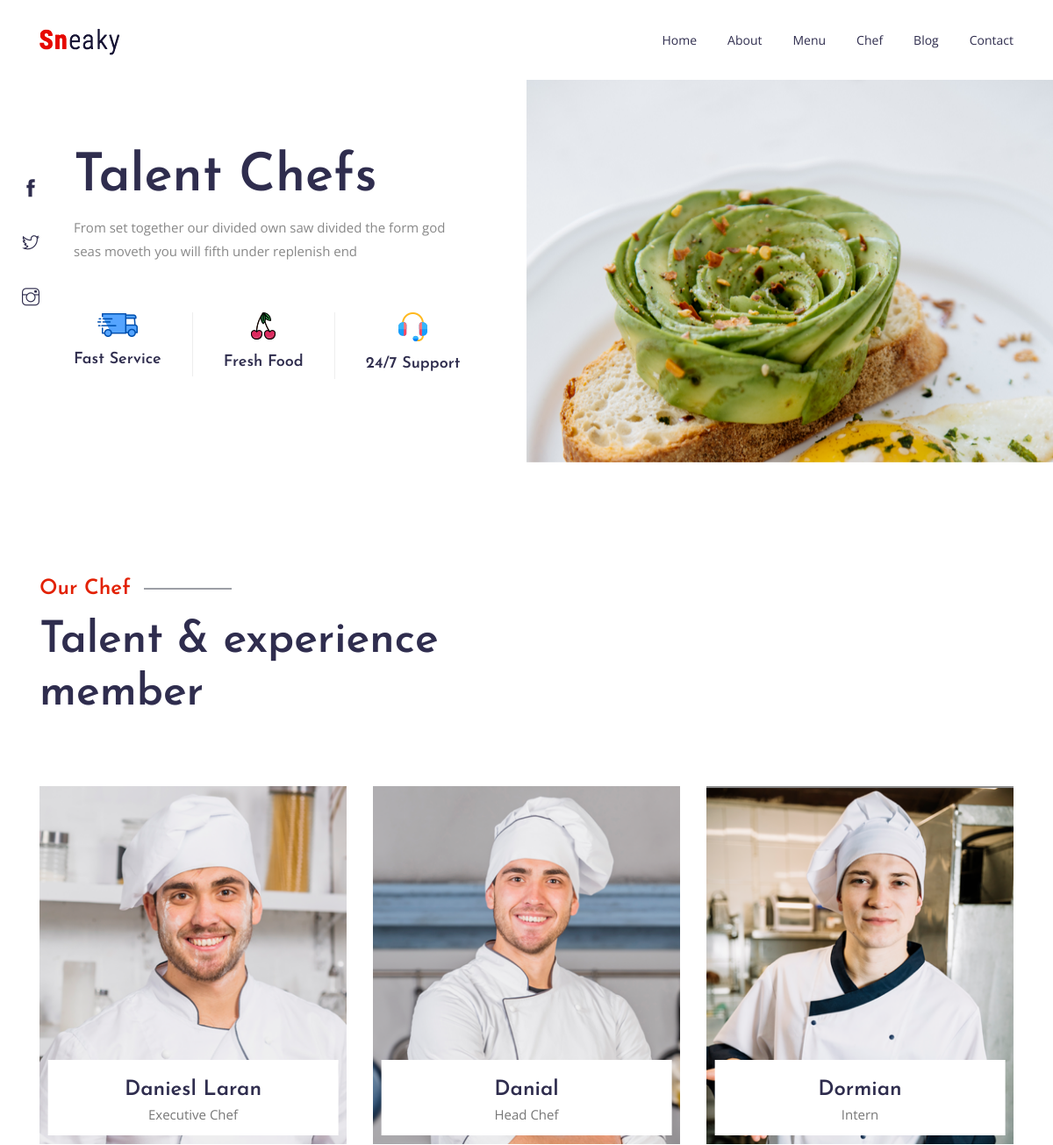
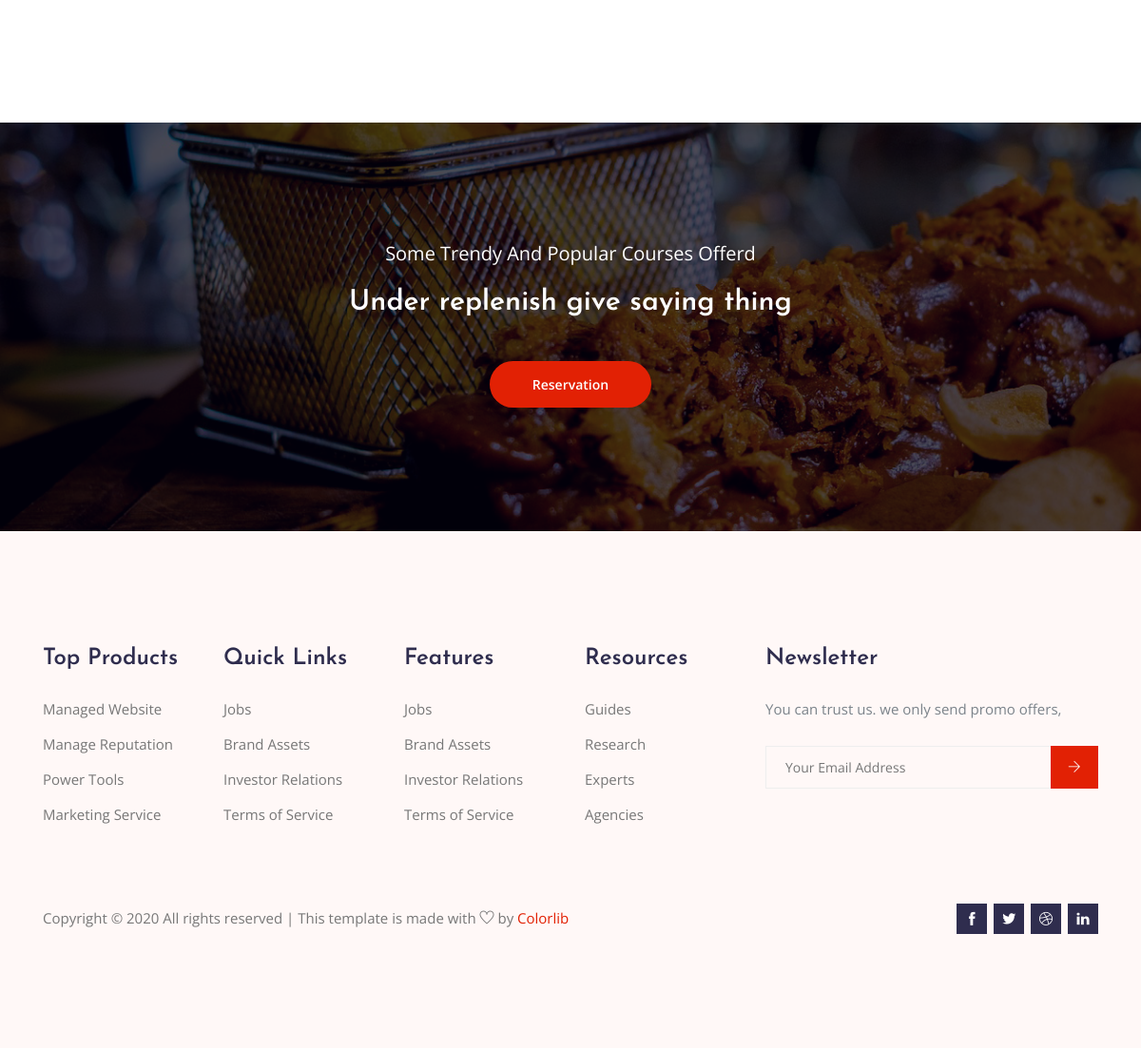
Page /chef/ on the committed database (2 pictures, top to bottom).
### chef/models.py (models this page shows, shortened)
class Chef(models.Model):
    name = models.CharField(max_length=50)
    title = models.CharField(max_length=50)
    image = models.ImageField(upload_to='chef/')
    class Meta:
        verbose_name = 'chef'
        verbose_name_plural = 'chef'

### chef/views.py (the view)
# urls.py: path('',views.chef, name='chef'),
def chef(request):
    chef = Chef.objects.all()
    context={
        'chef' : chef,
    }
    return render(request, 'chef/chef.html', context)

### chef/templates/chef/chef.html (shortened to what this page needs)
{% extends 'base.html' %}
{% load static %}
{% block body %}
  <section class="hero-banner hero-banner-sm">
    <div class="hero-wrapper">
      <div class="hero-left">
        <h1 class="hero-title">Talent Chefs</h1>
        <p>From  set together our divided own saw divided the form god <br class="d-none d-xl-block"> seas moveth you will fifth under replenish end</p>
        <ul class="hero-info d-none d-lg-block">
          <li>
            <img src="{% static 'site_static/img/banner/fas-service-icon.png' %}" alt="">
            <h4>Fast Service</h4>
          </li>
          <li>
            <img src="{% static 'site_static/img/banner/fresh-food-icon.png' %}" alt="">
            <h4>Fresh Food</h4>
          </li>
          <li>
            <img src="{% static 'site_static/img/banner/support-icon.png' %}" alt="">
            <h4>24/7 Support</h4>
          </li>
        </ul>
      </div>
      <div class="hero-right">
        <div class="owl-carousel owl-theme w-100 hero-carousel">
          <div class="hero-carousel-item">
            <img class="img-fluid" src="{% static 'site_static/img/banner/hero-banner-sm.png' %}" alt="">
          </div>
        </div>
      </div>
      <ul class="social-icons d-none d-lg-block">
        <li><a href="#"><i class="ti-facebook"></i></a></li>
        <li><a href="#"><i class="ti-twitter"></i></a></li>
        <li><a href="#"><i class="ti-instagram"></i></a></li>
      </ul>
    </div>
  </section>
  <section class="section-margin">
    <div class="container">
      <div class="section-intro mb-75px">
        <h4 class="intro-title">Our Chef</h4>
        <h2>Talent & experience member</h2>
      </div>
      <div class="row">
      {% for chef in chef %}
        <div class="col-sm-6 col-lg-4 mb-4 mb-lg-0">
          <div class="chef-card">
            <img class="card-img rounded-0" src="{{chef.image.url}}" alt="">
            <div class="chef-footer">
              <h4>{{chef.name}}</h4>
              <p>{{chef.title}}</p>
            </div>
          </div>
        </div>
      {% endfor %}
      </div>
    </div>
  </section>
  <section class="cta-area text-center">
    <div class="container">
      <p>Some Trendy And Popular Courses Offerd</p>
      <h2>Under replenish give saying thing</h2>
      <a class="button" href="{% url 'contact:send_email'%}">Reservation</a>
    </div>
  </section>
{% endblock body %}

### static/site_static/css/style.css (style rules this page uses)
body { color: #888; font-family: "Open Sans", sans-serif; font-size: 15px; font-weight: 400; line-height: 1.8 }
ul { list-style-type: none; margin: 0; padding: 0 }
h1, h2, h3, h4, h5, h6 { font-family: "Josefin Sans", sans-serif; color: #2f2d4e; line-height: 1.2 }
h1, .h1 { font-size: 70px }
h2, .h2 { font-weight: 600; font-size: 26px }
@media (min-width: 1200px) { h2, .h2 { font-size: 50px } }
h4, .h4 { font-size: 24px; font-weight: 600 }
.mb-75px { margin-bottom: 35px }
@media (min-width: 992px) { .mb-75px { margin-bottom: 75px } }
.section-margin { margin: 65px 0 }
@media (min-width: 992px) { .section-margin { margin: 130px 0 } }
.hero-left { padding: 10px; text-align: center; margin-top: 50px; margin-bottom: 50px }
@media (min-width: 576px) { .hero-left { text-align: left; margin-top: 0; margin-bottom: 0; width: 50%; float: left; padding-left: 7%; padding-top: 10% } }
.hero-title { font-size: 35px; font-weight: 600; margin-bottom: 25px; line-height: 0.929 }
@media (min-width: 840px) { .hero-title { margin-bottom: 50px } }
@media (min-width: 991px) { .hero-title { font-size: 50px } }
@media (min-width: 1140px) { .hero-title { font-size: 70px } }
.hero-info { padding-top: 60px }
.hero-info li { text-align: center; padding-right: 15px; padding-left: 15px; margin-bottom: 10px }
@media (min-width: 850px) { .hero-info li { float: left; border-right: 1px solid #eeeeee; margin-bottom: 0 } }
@media (min-width: 1200px) { .hero-info li { padding-right: 35px; padding-left: 35px } }
.hero-info li:first-child { padding-left: 0 }
.hero-info li:last-child { border-right: 0; padding-right: 0 }
.hero-info h4 { font-size: 18px; margin-top: 15px }
.hero-info::after { content: ""; display: block; clear: both; display: table }
@media (min-width: 576px) { .hero-right { width: 43%; float: left } }
.hero-wrapper { position: relative }
.hero-wrapper .social-icons { position: absolute; top: 43%; transform: translateY(-50%); left: 25px }
.hero-wrapper .social-icons li { margin-bottom: 35px }
.hero-wrapper .social-icons li:last-child { margin-bottom: 0 }
.hero-wrapper .social-icons i, .hero-wrapper .social-icons span { font-size: 20px; color: #2f2d4e }
.hero-wrapper::after { content: ""; display: block; clear: both; display: table }
.hero-carousel { position: relative }
.hero-banner-sm .hero-title { font-size: 30px; margin-bottom: 15px }
@media (min-width: 1000px) { .hero-banner-sm .hero-title { font-size: 60px } }
.hero-banner-sm .hero-info { padding-top: 20px }
@media (min-width: 1000px) { .hero-banner-sm .hero-info { padding-top: 40px } }
.hero-banner-sm .hero-left { padding-top: 7% }
.hero-banner-sm .hero-right .owl-carousel { max-height: 600px; overflow: hidden }
@media (min-width: 575px) { .hero-banner-sm .hero-right { width: 50% } }
.section-intro { max-width: 460px }
.section-intro .intro-title { display: inline-block; font-size: 24px; color: #e22104; padding-right: 115px; position: relative; margin-bottom: 15px }
.section-intro .intro-title::after { content: ""; display: block; height: 1px; min-width: 100px; background-color: #3a414e; position: absolute; top: 50%; right: 0; transform: translateY(-50%) }
.cta-area { background: url(../img/home/cta-bg.png) left center no-repeat; background-size: cover; position: relative; z-index: 1; padding: 80px 0 70px 0 }
@media (min-width: 1200px) { .cta-area { padding: 120px 0 130px 0 } }
.cta-area::after { content: ""; display: block; width: 100%; height: 100%; background: rgba(2, 1, 15, 0.7); position: absolute; top: 0; left: 0; z-index: -1 }
.cta-area p { font-size: 20px; color: #fff }
.cta-area h2 { color: #fff; font-size: 30px }
.cta-area .button { margin-top: 35px }
.chef-card { position: relative; overflow: hidden }
.chef-card .chef-footer { position: absolute; width: 94.5%; bottom: 10px; left: 50%; background: #fff; transform: translateX(-50%); text-align: center; padding: 20px 5px 10px 5px; z-index: 10 }
.chef-card h4 { margin-bottom: 0 }
.chef-card p { color: #777; margin-bottom: 0 }
.button { display: inline-block; background-color: #e22104; color: #fff; font-size: 14px; font-weight: 600; border-radius: 30px; padding: 9px 25px; text-transform: capitalize; -webkit-transition: all 0.3s ease 0s; -moz-transition: all 0.3s ease 0s; -o-transition: all 0.3s ease 0s; transition: all 0.3s ease 0s }
@media (min-width: 600px) { .button { padding: 12px 45px } }

### rows in the picture
Chef: image (picture), name "Daniesl Laran", title "Executive Chef"
Chef: image (picture), name "Danial", title "Head Chef"
Chef: image (picture), name "Dormian", title "Intern"
